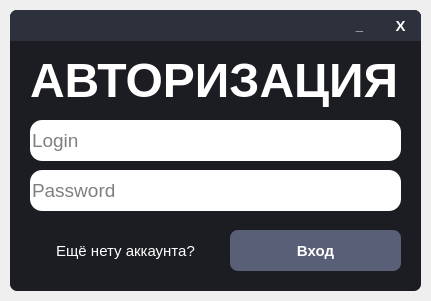
<?xml version="1.0" encoding="UTF-8"?>
<ui version="4.0">
 <class>MainWindow</class>
 <widget class="QMainWindow" name="MainWindow">
  <property name="geometry">
   <rect>
    <x>0</x>
    <y>0</y>
    <width>431</width>
    <height>301</height>
   </rect>
  </property>
  <property name="windowTitle">
   <string>MainWindow</string>
  </property>
  <widget class="QWidget" name="centralwidget">
   <widget class="QFrame" name="Window">
    <property name="geometry">
     <rect>
      <x>10</x>
      <y>10</y>
      <width>411</width>
      <height>281</height>
     </rect>
    </property>
    <property name="styleSheet">
     <string notr="true">QFrame{
	border-radius: 7px;
	background-color: #1B1D23;
}</string>
    </property>
    <property name="frameShape">
     <enum>QFrame::StyledPanel</enum>
    </property>
    <property name="frameShadow">
     <enum>QFrame::Raised</enum>
    </property>
    <widget class="QFrame" name="WindowFrame">
     <property name="geometry">
      <rect>
       <x>0</x>
       <y>0</y>
       <width>411</width>
       <height>31</height>
      </rect>
     </property>
     <property name="styleSheet">
      <string notr="true">QFrame{
	border-bottom-left-radius: 0px;
	border-bottom-right-radius: 0px;
	background-color: #2C313C;
}</string>
     </property>
     <property name="frameShape">
      <enum>QFrame::StyledPanel</enum>
     </property>
     <property name="frameShadow">
      <enum>QFrame::Raised</enum>
     </property>
     <widget class="QPushButton" name="CloseWindowButton">
      <property name="geometry">
       <rect>
        <x>370</x>
        <y>0</y>
        <width>41</width>
        <height>31</height>
       </rect>
      </property>
      <property name="font">
       <font>
        <pointsize>11</pointsize>
        <weight>75</weight>
        <bold>true</bold>
       </font>
      </property>
      <property name="cursor">
       <cursorShape>PointingHandCursor</cursorShape>
      </property>
      <property name="styleSheet">
       <string notr="true">QPushButton{
	color: white;
	border: none;
	border-top-right-radius: 7px;
	background-color: #2C313C;
}

QPushButton:hover{
	background-color: #45494D;
}

QPushButton:pressed{
	color: #EA2F4E;
}</string>
      </property>
      <property name="text">
       <string>X</string>
      </property>
     </widget>
     <widget class="QPushButton" name="MinimizeWindowButton">
      <property name="geometry">
       <rect>
        <x>329</x>
        <y>0</y>
        <width>41</width>
        <height>31</height>
       </rect>
      </property>
      <property name="font">
       <font>
        <pointsize>10</pointsize>
        <weight>75</weight>
        <bold>true</bold>
       </font>
      </property>
      <property name="cursor">
       <cursorShape>PointingHandCursor</cursorShape>
      </property>
      <property name="styleSheet">
       <string notr="true">QPushButton{
	color: white;
	border: none;
	border-top-right-radius: 7px;
	background-color: #2C313C;
}

QPushButton:hover{
	background-color: #45494D;
}

QPushButton:pressed{
	color: #EA2F4E;
}</string>
      </property>
      <property name="text">
       <string>_</string>
      </property>
      <property name="default">
       <bool>false</bool>
      </property>
     </widget>
    </widget>
    <widget class="QLabel" name="Label">
     <property name="geometry">
      <rect>
       <x>20</x>
       <y>40</y>
       <width>371</width>
       <height>61</height>
      </rect>
     </property>
     <property name="sizePolicy">
      <sizepolicy hsizetype="Minimum" vsizetype="Fixed">
       <horstretch>0</horstretch>
       <verstretch>0</verstretch>
      </sizepolicy>
     </property>
     <property name="font">
      <font>
       <pointsize>36</pointsize>
       <weight>75</weight>
       <italic>false</italic>
       <bold>true</bold>
       <underline>false</underline>
       <strikeout>false</strikeout>
       <kerning>true</kerning>
      </font>
     </property>
     <property name="styleSheet">
      <string notr="true">QLabel{
	color: white;
}</string>
     </property>
     <property name="text">
      <string>АВТОРИЗАЦИЯ</string>
     </property>
    </widget>
    <widget class="QLineEdit" name="LoginLineEdit">
     <property name="geometry">
      <rect>
       <x>20</x>
       <y>110</y>
       <width>371</width>
       <height>41</height>
      </rect>
     </property>
     <property name="font">
      <font>
       <pointsize>14</pointsize>
      </font>
     </property>
     <property name="styleSheet">
      <string notr="true">QLineEdit{
	border-radius: 12px;
}</string>
     </property>
     <property name="inputMethodHints">
      <set>Qt::ImhNone</set>
     </property>
     <property name="inputMask">
      <string/>
     </property>
     <property name="text">
      <string/>
     </property>
     <property name="frame">
      <bool>false</bool>
     </property>
     <property name="placeholderText">
      <string>Login</string>
     </property>
     <property name="cursorMoveStyle">
      <enum>Qt::LogicalMoveStyle</enum>
     </property>
    </widget>
    <widget class="QLineEdit" name="PasswordLineEdit">
     <property name="geometry">
      <rect>
       <x>20</x>
       <y>160</y>
       <width>331</width>
       <height>41</height>
      </rect>
     </property>
     <property name="font">
      <font>
       <pointsize>14</pointsize>
      </font>
     </property>
     <property name="styleSheet">
      <string notr="true">QLineEdit{
	border-bottom-right-radius: 0px;
	border-top-right-radius: 0px;
	border-bottom-left-radius: 12px;
	border-top-left-radius: 12px;
}</string>
     </property>
     <property name="inputMask">
      <string/>
     </property>
     <property name="text">
      <string/>
     </property>
     <property name="frame">
      <bool>false</bool>
     </property>
     <property name="echoMode">
      <enum>QLineEdit::Password</enum>
     </property>
     <property name="dragEnabled">
      <bool>false</bool>
     </property>
     <property name="readOnly">
      <bool>false</bool>
     </property>
     <property name="placeholderText">
      <string>Password</string>
     </property>
    </widget>
    <widget class="QPushButton" name="AuthorizationButton">
     <property name="geometry">
      <rect>
       <x>220</x>
       <y>220</y>
       <width>171</width>
       <height>41</height>
      </rect>
     </property>
     <property name="font">
      <font>
       <pointsize>11</pointsize>
       <weight>75</weight>
       <bold>true</bold>
      </font>
     </property>
     <property name="cursor">
      <cursorShape>PointingHandCursor</cursorShape>
     </property>
     <property name="styleSheet">
      <string notr="true">QPushButton{
	color: white;
	border-radius: 8px;
	background-color: #595F76;
}

QPushButton:hover{
	background-color: #50566E;
}

QPushButton:pressed{
	background-color: #434965;
}</string>
     </property>
     <property name="text">
      <string>Вход</string>
     </property>
    </widget>
    <widget class="QPushButton" name="AskButton">
     <property name="geometry">
      <rect>
       <x>40</x>
       <y>230</y>
       <width>151</width>
       <height>21</height>
      </rect>
     </property>
     <property name="font">
      <font>
       <pointsize>11</pointsize>
       <weight>50</weight>
       <bold>false</bold>
       <underline>false</underline>
       <strikeout>false</strikeout>
      </font>
     </property>
     <property name="cursor">
      <cursorShape>PointingHandCursor</cursorShape>
     </property>
     <property name="styleSheet">
      <string notr="true">QPushButton{
	color: white;
	border: none;
}

QPushButton:hover{
	color: #ebebeb;
}

QPushButton:pressed{
	color: white;
}</string>
     </property>
     <property name="text">
      <string>Eщё нету аккаунта?</string>
     </property>
    </widget>
    <widget class="QFrame" name="frame">
     <property name="geometry">
      <rect>
       <x>350</x>
       <y>160</y>
       <width>41</width>
       <height>41</height>
      </rect>
     </property>
     <property name="styleSheet">
      <string notr="true">QFrame{
	border-bottom-right-radius: 12px;
	border-top-right-radius: 12px;
	border-bottom-left-radius: 0px;
	border-top-left-radius: 0px;
	background-color: white;
}</string>
     </property>
     <property name="frameShape">
      <enum>QFrame::StyledPanel</enum>
     </property>
     <property name="frameShadow">
      <enum>QFrame::Raised</enum>
     </property>
     <widget class="QPushButton" name="ShowPasswordButton">
      <property name="geometry">
       <rect>
        <x>0</x>
        <y>0</y>
        <width>41</width>
        <height>41</height>
       </rect>
      </property>
      <property name="styleSheet">
       <string notr="true">QPushButton{
	border: none;
}</string>
      </property>
      <property name="text">
       <string/>
      </property>
      <property name="icon">
       <iconset>
        <normaloff>../../Icons/eyeOn.png</normaloff>../../Icons/eyeOn.png</iconset>
      </property>
      <property name="iconSize">
       <size>
        <width>32</width>
        <height>32</height>
       </size>
      </property>
     </widget>
    </widget>
   </widget>
  </widget>
 </widget>
 <resources/>
 <connections/>
</ui>
